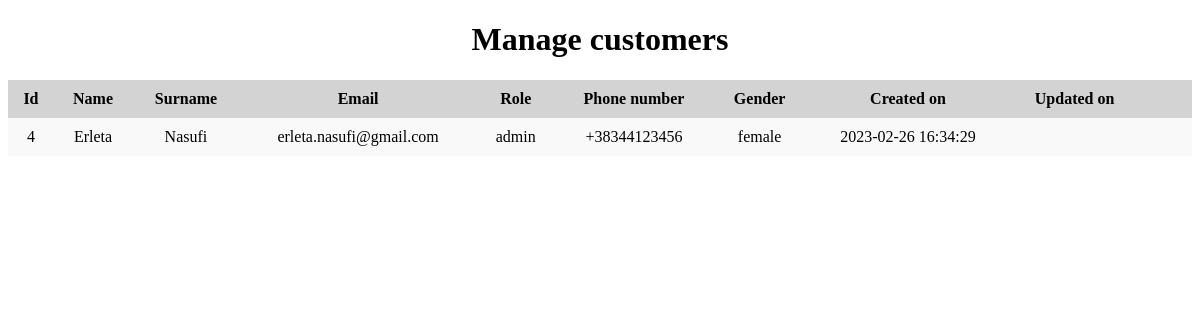
Page /Admin/Customers.php (signed in) on the committed database.
### tables this page shows
CREATE TABLE `customers` (
  `id` int(11) NOT NULL,
  `name` varchar(256) NOT NULL,
  `surname` varchar(256) NOT NULL,
  `email` varchar(256) NOT NULL,
  `hashed_password` varchar(1000) NOT NULL,
  `user_role` enum('regular','admin') DEFAULT NULL,
  `created_on` datetime DEFAULT NULL,
  `updated_on` datetime DEFAULT NULL,
  `updated_by` int(11) DEFAULT NULL,
  `phone_number` varchar(256) DEFAULT NULL,
  `birthdate` datetime DEFAULT NULL,
  `gender` enum('male','female','other') DEFAULT NULL
);

### database/CustomerRepository.php (called while the page is built, shortened)
<?php
require_once('models/Customer.php');
class CustomerRepository{
    public function getAll(){
        $database = new DbConnection();
        $connection = $database->getConnection();
        $sql = "SELECT id,name,surname,email,user_role,phone_number,birthdate,gender,created_on,updated_on,updated_by FROM customers";
        $query = $connection->prepare($sql);
        $query->execute();
        $categories = array();
        while($row = $query->fetch(PDO::FETCH_ASSOC)){
            $id = $row["id"];
            $name = $row["name"];
            $surname = $row["surname"];
            $email = $row["email"];
            $role = $row["user_role"];
            $phone = $row["phone_number"];
            $birthdate = $row["birthdate"];
            $gender = $row["gender"];
            $created_on = $row["created_on"];
            $updated_on = $row["updated_on"];
            $updated_by = $row["updated_by"];
            $category = new Customer($id,$name,$surname,$email,null,$role,$phone,$birthdate,$gender,$created_on,$updated_on,$updated_by);
            $categories[] = $category;
        }
        return $categories;
    }
}
?>

### database/models/Base.php (called while the page is built, shortened)
<?php
class BaseModel{
    function __construct($id,$created_on,$updated_on,$updated_by){
        $this->id = $id;
        $this->created_on = $created_on;
    }
}
?>

### database/models/Customer.php (called while the page is built, shortened)
<?php
require_once('Base.php');
class Customer extends BaseModel{
    function __construct($id,$name,$surname,$email,$password,$role,$phone,$birthdate,$gender,$created_on,$updated_on,$updated_by){
        $this->name = $name;
        $this->surname = $surname;
        $this->email = $email;
        $this->role = $role;
        $this->phone=$phone;
        $this->gender = $gender;
    }
}
?>

### Admin/Customers.php (the view, shortened to what this page needs)
<?php
require_once('../database/models/Customer.php');
require_once('../database/CustomerRepository.php');
?>
<!DOCTYPE html>
<html lang="en">
<head>
    <link rel="stylesheet" href="admin-style.css">
    <link rel="stylesheet" href="https://cdnjs.cloudflare.com/ajax/libs/font-awesome/5.15.3/css/all.min.css">
</head>
<body>
    <h1 class="flex-center">Manage customers</h1>
    <?php
        $customerRepo = new CustomerRepository();
        $customers = $customerRepo->getAll();
    ?>
    <div class="container d-flex column">
        <table>
            <tr>
                <th>Id</th>
                <th>Name</th>
                <th>Surname</th>
                <th>Email</th>
                <th>Role</th>
                <th>Phone number</th>
                <th>Gender</th>
                <th>Created on</th>
                <th>Updated on</th>
                <th></th>
                <th></th>
            </tr>
        <?php
            if(isset($customers)){
                foreach($customers as $customer){
                    ?>
                    <tr>
                        <td><?php echo($customer->id)?></td>
                        <td><?php echo($customer->name)?></td>
                        <td><?php echo($customer->surname)?></td>
                        <td><?php echo($customer->email)?></td>
                        <td><?php echo($customer->role)?></td>
                        <td><?php echo($customer->phone)?></td>
                        <td><?php echo($customer->gender)?></td>
                        <td><?php echo($customer->created_on)?></td>
                        <td><?php echo($customer->updated_on)?></td>
                        <td>
                        </td>
                        <td>
                        </td>
                    </tr>
                <?php
                }
            }
        ?>
        </table>
    </div>
</body>
</html>

### Admin/admin-style.css (style rules this page uses)
.d-flex { display:flex; }
.column { flex-direction: column; }
.flex-center { display: flex; justify-content: center; align-items: center; }
table { border-collapse: collapse; border-spacing: 0; background-color: #f9f9f9; }
td { text-align: center; padding:10px; }
th { text-align: center; background-color: #d3d3d3; padding:10px; }

### rows in the picture
customers: id "4", name "Erleta", surname "Nasufi", email "erleta.nasufi@gmail.com", user_role "admin", phone_number "+38344123456", gender "female", created_on "2023-02-26 16:34:29"
